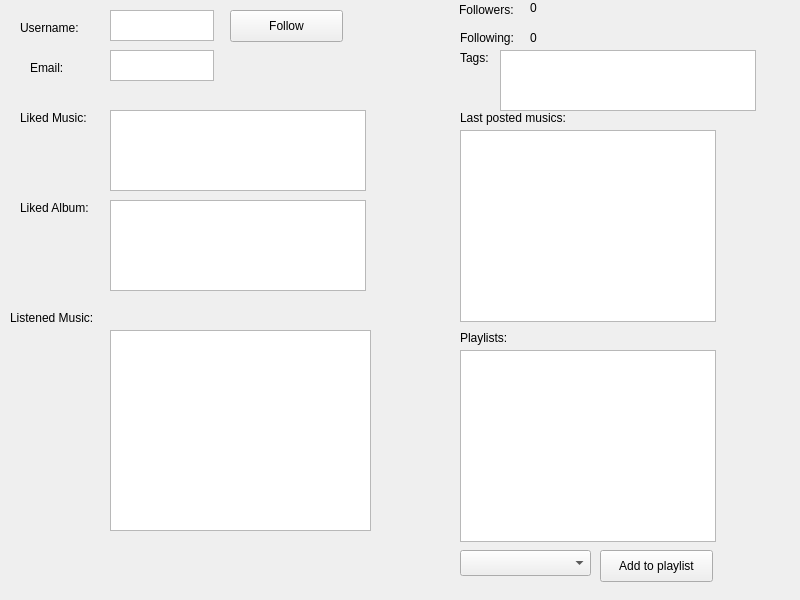
<?xml version="1.0" encoding="UTF-8"?>
<ui version="4.0">
 <class>show_profile_form</class>
 <widget class="QWidget" name="show_profile_form">
  <property name="geometry">
   <rect>
    <x>0</x>
    <y>0</y>
    <width>800</width>
    <height>600</height>
   </rect>
  </property>
  <property name="windowTitle">
   <string>Form</string>
  </property>
  <widget class="QLabel" name="label_6">
   <property name="geometry">
    <rect>
     <x>460</x>
     <y>50</y>
     <width>60</width>
     <height>16</height>
    </rect>
   </property>
   <property name="text">
    <string>Tags: </string>
   </property>
  </widget>
  <widget class="QComboBox" name="manage_playlist">
   <property name="geometry">
    <rect>
     <x>460</x>
     <y>550</y>
     <width>131</width>
     <height>26</height>
    </rect>
   </property>
  </widget>
  <widget class="QListView" name="tags_view">
   <property name="geometry">
    <rect>
     <x>500</x>
     <y>50</y>
     <width>256</width>
     <height>61</height>
    </rect>
   </property>
  </widget>
  <widget class="QLabel" name="label_4">
   <property name="geometry">
    <rect>
     <x>459</x>
     <y>0</y>
     <width>71</width>
     <height>20</height>
    </rect>
   </property>
   <property name="text">
    <string>Followers: </string>
   </property>
  </widget>
  <widget class="QTextEdit" name="username_button">
   <property name="geometry">
    <rect>
     <x>110</x>
     <y>10</y>
     <width>104</width>
     <height>31</height>
    </rect>
   </property>
  </widget>
  <widget class="QListView" name="post_music_view">
   <property name="geometry">
    <rect>
     <x>460</x>
     <y>130</y>
     <width>256</width>
     <height>192</height>
    </rect>
   </property>
  </widget>
  <widget class="QTextEdit" name="emai_button">
   <property name="geometry">
    <rect>
     <x>110</x>
     <y>50</y>
     <width>104</width>
     <height>31</height>
    </rect>
   </property>
  </widget>
  <widget class="QLabel" name="label_2">
   <property name="geometry">
    <rect>
     <x>30</x>
     <y>60</y>
     <width>60</width>
     <height>16</height>
    </rect>
   </property>
   <property name="text">
    <string>Email: </string>
   </property>
  </widget>
  <widget class="QLabel" name="label_3">
   <property name="geometry">
    <rect>
     <x>20</x>
     <y>110</y>
     <width>81</width>
     <height>16</height>
    </rect>
   </property>
   <property name="text">
    <string>Liked Music: </string>
   </property>
  </widget>
  <widget class="QLabel" name="label_8">
   <property name="geometry">
    <rect>
     <x>10</x>
     <y>310</y>
     <width>101</width>
     <height>16</height>
    </rect>
   </property>
   <property name="text">
    <string>Listened Music:</string>
   </property>
  </widget>
  <widget class="QListView" name="liked_mu_view">
   <property name="geometry">
    <rect>
     <x>110</x>
     <y>110</y>
     <width>256</width>
     <height>81</height>
    </rect>
   </property>
  </widget>
  <widget class="QLabel" name="label">
   <property name="geometry">
    <rect>
     <x>20</x>
     <y>20</y>
     <width>91</width>
     <height>16</height>
    </rect>
   </property>
   <property name="text">
    <string>Username: </string>
   </property>
  </widget>
  <widget class="QLabel" name="label_5">
   <property name="geometry">
    <rect>
     <x>460</x>
     <y>30</y>
     <width>60</width>
     <height>16</height>
    </rect>
   </property>
   <property name="text">
    <string>Following: </string>
   </property>
  </widget>
  <widget class="QLabel" name="follow_num">
   <property name="geometry">
    <rect>
     <x>530</x>
     <y>0</y>
     <width>60</width>
     <height>16</height>
    </rect>
   </property>
   <property name="text">
    <string>0</string>
   </property>
  </widget>
  <widget class="QLabel" name="label_9">
   <property name="geometry">
    <rect>
     <x>460</x>
     <y>330</y>
     <width>60</width>
     <height>16</height>
    </rect>
   </property>
   <property name="text">
    <string>Playlists:</string>
   </property>
  </widget>
  <widget class="QLabel" name="following_num">
   <property name="geometry">
    <rect>
     <x>530</x>
     <y>30</y>
     <width>60</width>
     <height>16</height>
    </rect>
   </property>
   <property name="text">
    <string>0</string>
   </property>
  </widget>
  <widget class="QListView" name="listen_mu_view">
   <property name="geometry">
    <rect>
     <x>110</x>
     <y>330</y>
     <width>261</width>
     <height>201</height>
    </rect>
   </property>
  </widget>
  <widget class="QLabel" name="label_7">
   <property name="geometry">
    <rect>
     <x>460</x>
     <y>110</y>
     <width>131</width>
     <height>16</height>
    </rect>
   </property>
   <property name="text">
    <string>Last posted musics: </string>
   </property>
  </widget>
  <widget class="QPushButton" name="manage_playlist_button">
   <property name="geometry">
    <rect>
     <x>600</x>
     <y>550</y>
     <width>113</width>
     <height>32</height>
    </rect>
   </property>
   <property name="text">
    <string>Add to playlist</string>
   </property>
  </widget>
  <widget class="QListWidget" name="playlist_view">
   <property name="geometry">
    <rect>
     <x>460</x>
     <y>350</y>
     <width>256</width>
     <height>192</height>
    </rect>
   </property>
  </widget>
  <widget class="QPushButton" name="pushButton">
   <property name="geometry">
    <rect>
     <x>230</x>
     <y>10</y>
     <width>113</width>
     <height>32</height>
    </rect>
   </property>
   <property name="text">
    <string>Follow</string>
   </property>
  </widget>
  <widget class="QListView" name="listView">
   <property name="geometry">
    <rect>
     <x>110</x>
     <y>200</y>
     <width>256</width>
     <height>91</height>
    </rect>
   </property>
  </widget>
  <widget class="QLabel" name="label_10">
   <property name="geometry">
    <rect>
     <x>20</x>
     <y>200</y>
     <width>81</width>
     <height>16</height>
    </rect>
   </property>
   <property name="text">
    <string>Liked Album: </string>
   </property>
  </widget>
 </widget>
 <resources/>
 <connections/>
</ui>
